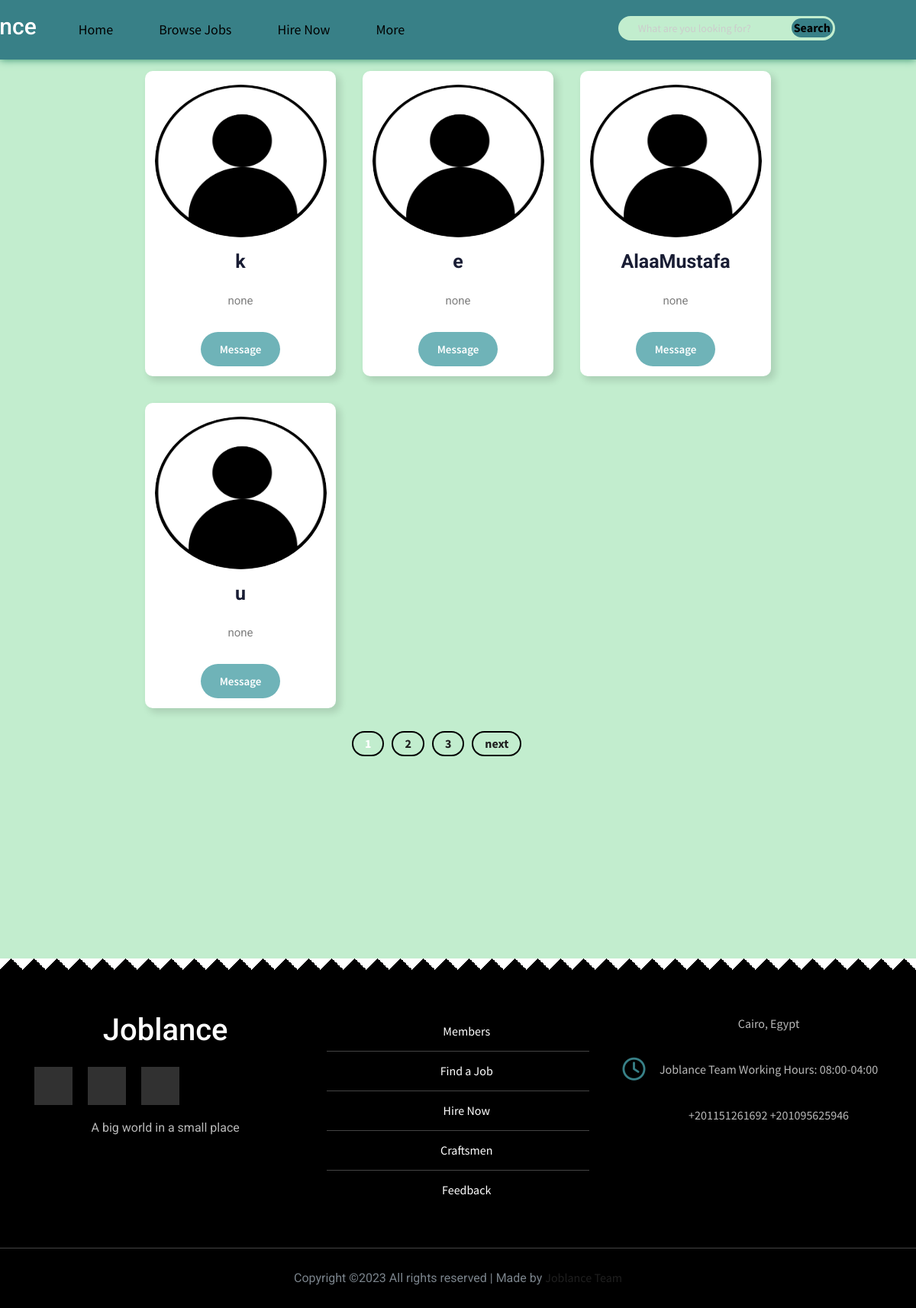
The app's page /profile/others/, older data.
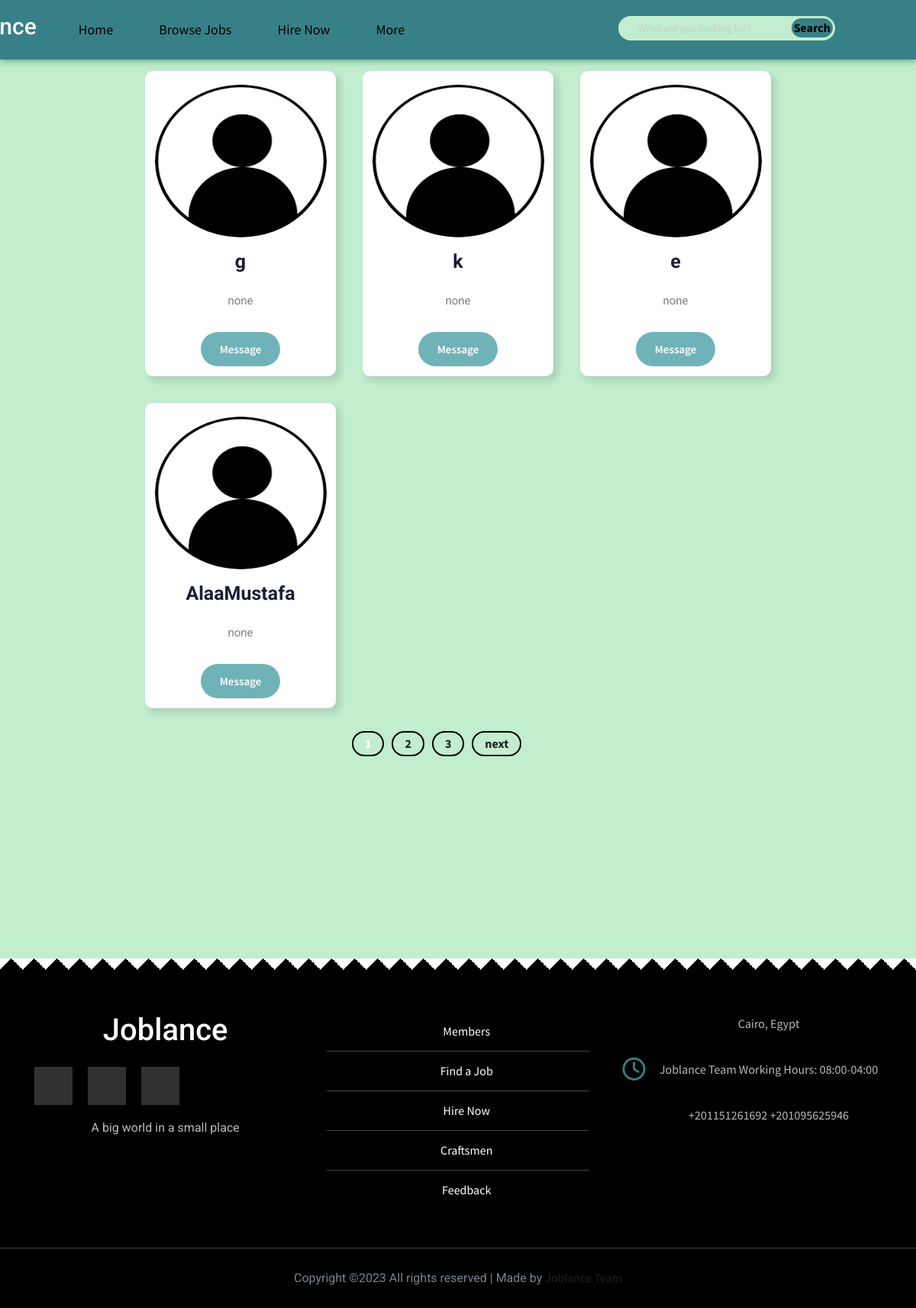
The same page, newer data.
### profiles/models.py (models this page shows, shortened)
class Profile(models.Model):
    image = models.ImageField(default='user.png', upload_to=image_upload)
    user = models.OneToOneField(User, on_delete=models.CASCADE)
    slug = models.SlugField(null=True, blank=True)
    email = models.EmailField(max_length=30, default='none')
    phone_number = models.CharField(max_length=15, default='none')
    city = models.CharField(max_length=30, default='none')
    gender = models.CharField(max_length=15, default='male')
    education = models.CharField(default='none', max_length=200)
    tecskill = models.CharField(default='none', max_length=200)
    softskill = models.CharField(default='none', max_length=200)
    language = models.CharField(default='none', max_length=200)
    experience = models.CharField(default='none', max_length=400)
    bio = models.TextField(default='none')
    dob = models.DateField(blank=True, null=True)
    cv = models.FileField(upload_to=user_directory_path,
                          max_length=40, default='none')
    file = models.FileField(upload_to=user_directory_path,
                            max_length=40, default='none')
    face=models.CharField(null=False,blank=False, max_length=200)
    class Meta:
        ordering = ['-id']
    face_name = models.CharField(null=True, blank=True, max_length=200)

### profiles/views.py (the view)
# urls.py: path('others/', views.others, name='others'),
def others(request):
    query = request.GET.get('q')
    others = None
    if query:
        others = Profile.objects.filter(
            Q(user__username__icontains=query) | Q(email__icontains=query)
        )
    else:
        others = Profile.objects.all()
    paginator = Paginator(others, 4)
    page_number = request.GET.get('page')
    page_obj = paginator.get_page(page_number)
    context = {'users': page_obj, 'query': query}
    return render(request, 'profiles/others.html', context)

### profiles/templates/profiles/others.html (shortened to what this page needs)
{%load static%}
{% block content%}
<!DOCTYPE html>
<html lang="en">
<head>
    <link href="https://stackpath.bootstrapcdn.com/font-awesome/4.7.0/css/font-awesome.min.css" rel="stylesheet">
    <link href="https://cdn.jsdelivr.net/npm/bootstrap@5.2.3/dist/css/bootstrap.min.css" rel="stylesheet">
    <link rel="stylesheet" href="https://cdnjs.cloudflare.com/ajax/libs/typicons/2.0.9/typicons.min.css">
    <link rel="stylesheet" href="{% static  'css/others.css' %}">
    <link rel="stylesheet" href="{% static 'css/mayarstyle.css' %}">
    <link rel="stylesheet" href="{% static 'css/normalize.css' %}">
    <link rel="stylesheet" href="{% static 'css/morsy.css' %}">
    <link rel="stylesheet" href="{% static 'css/search.css' %}">
    <link rel="stylesheet" href="{% static 'css/style.css'%}">
    <link rel="stylesheet" href="{% static 'css/morsy.min.css' %}">
</head>
<body style="background-color: #C2EDCE">
    <Header>
        <div class="container">
            <a href="{% url 'pages:index' %}" class="logo">
                <h2 style="color: #fff;">Joblance</h2>
            </a>
            <ul class="links">
                <li><a href="{% url 'pages:home' %}">Home</a></li>
                <li><a href="{% url 'jobs:job_list' %}">Browse Jobs</a></li>
                <li><a href="{% url 'profiles:others' %}">Hire Now</a></li>
                <li>
                    <a href="#" class="io">More</a>
                </li>
            </ul>
            <form>
                <i class="fa-sharp fa-solid fa-magnifying-glass"></i>
                <input type="Search" name="q" value= "{{ query|default:'' }}" placeholder="What are you looking for?">
                <input type="submit" value="Search">
            </form>
        </div>
    </Header>
    <div class="container0">
        {%for x in users %}
        {% if x.id != request.user.id %}
        <div class="box0">
            <img src="{{ x.image.url }}" usemap="#AllArea" class="rounded-circle"
                href="{% url 'profiles:other' x.id %}">
            <a href="{% url 'profiles:other' x.id %}">
                <h2>{{x.user}}</h2>
            </a>
            <p>{{x.tecskill}}</p>
            <div class="options">
                <a href="https://www.facebook.com/messages/t/{{x.face_name}}">Message</a>
            </div>
        </div>
        {%endif%}
        {%endfor%}
    </div>
    {% if users.has_other_pages %}
    <div class="pagination1">
        {% for page in users.paginator.page_range %}
            {% if page == users.number %}
                <span class="page-number current-page">{{ page }}</span>
            {% elif page > users.number|add:'-3' and page < users.number|add:'3' %}
                <a href="?page={{ page }}">{{ page }}</a>
            {% endif %}
        {% endfor %}
            {% if users.has_next %}
                <a href="?page={{ users.next_page_number }}">next</a>
            {% endif %}
    </div>
    {% endif %}
    <section style="margin-top: 250px;">
   <footer>
    <div class="container">
        <div class="box">
            <h3 style="color: #fff;">Joblance</h3>
            <br>
            <ul class="social">
                <li>
                    <a href="#" class="facebook">
                        <i class="fab fa-facebook-f"></i>
                    </a>
                </li>
                <li>
                    <a href="#" class="twitter">
                        <i class="fab fa-twitter"></i>
                    </a>
                </li>
                <li>
                    <a href="#" class="youtube">
                        <i class="fab fa-youtube"></i>
                    </a>
                </li>
            </ul>
            <br>
            <p class="text">
                A big world in a small place
            </p>
        </div>
        <div class="box">
            <ul class="links">
                <li>
                    <a href="{% url 'features:members' %}">Members</a>
                </li>
                <li>
                    <a href="{% url 'jobs:job_list' %}">Find a Job</a>
                </li>
                <li>
                    <a href="{% url 'profiles:others' %}">Hire Now</a>
                </li>
                <li>
                    <a href="{% url 'features:craftsmen' %}">Craftsmen</a>
                </li>
                <li>
                    <a href="{% url 'pages:feedback' %}">Feedback</a>
                </li>
            </ul>
        </div>
        <div class="box">
            <div class="line">
                <i class="fas fa-map-marker-alt fa-fw"></i>
                <div class="info">
                    Cairo, Egypt
                </div>
            </div>
            <div class="line">
                <i class="far fa-clock fa-fw"></i>
                <div class="info">
                    Joblance Team Working Hours: 08:00-04:00
                </div>
            </div>
            <div class="line">
                <i class="fas fa-phone-volume fa-fw"></i>
                <div class="info">
                    +201151261692
                    +201095625946
                </div>
            </div>
        </div>
    </div>
   <p class="copyright">Copyright &copy;<script>document.write(new Date().getFullYear());</script> All rights reserved | Made by <a href="{% url 'features:members' %}" target="_blank">Joblance Team</a> </p>
</footer>
    </section>
</body>
</html>
{% endblock content %}

### static/css/others.css (style rules this page uses)
:root { --primary-color: #6FB3B8; --secondary-color: #388087; --gray-color: #808080; }
* { box-sizing: border-box; font-family: 'Source Sans Pro', sans-serif; line-height: 1; padding: 0; margin: 0; }
body { background-color: #C2EDCE; }
.container0 { width: 1180px; height: auto; padding: 15px; margin-left: auto; margin-right: auto; display: grid; justify-content: center; grid-template-columns: repeat(auto-fill, minmax(250px, auto)); gap: 35px; }
@media (max-width: 1200px) { .container0 { width: 1000px; } }
.box0 { width: 250px; height: 400px; background-color: white; border-radius: 10px; overflow: hidden; display: flex; flex-direction: column; align-items: center; text-align: center; box-shadow: 5px 5px 10px 1px rgb(0, 0, 0, 12%); gap: 17.5px; }
.box0 img { width: 90%; height: 50%; max-width: 90%; max-height: 50%; min-width: 90%; min-height: 50%; margin: auto; }
.box0 a { color: black; text-decoration: none; }
.box0 h2 { font-size: 25px; font-weight: bold; }
.box0 p { padding: 0 20px; font-size: 15px; line-height: 1.35; color: var(--gray-color); }
.box0 .options { margin-bottom: 250px; }
.box0 .options a { color: white; background-color: var(--primary-color); display: inline-block; padding: 15px 25px; text-decoration: none; font-weight: 600; font-size: 15px; border-radius: 80px; }
.pagination1 { margin-left: 38%; text-align: center; display: flex; }
.pagination1 a, .pagination1 span { padding: 2px 15px; display: inline-block; border-radius: 25px; border: 2px solid black; font-size: 16px; font-weight: bold; text-decoration: teal; margin: 15px 5px; line-height: 25px; }
.pagination1 a:first-child, .pagination1 a:last-child { margin-right: 0; }

### static/css/mayarstyle.css (style rules this page uses)
body { text-align: center; font-family: sans-serif; color:white; margin: 0px; }
img { height: 15em; width: 15em; border-radius: 50%; border: 1px solid black; position: relative; }
h2 { color: black; }
p { color: black; }

### static/css/search.css (style rules this page uses)
.container form { margin: 0px 0px 5px 250px; background-color: #C2EDCE; border-radius: 150px; padding: 3px; width: 70%; display: flex; align-items: center; }
.container form i { padding: 5px; color: var(--gray-color); }
.container form input[type="search"] { flex: 1; min-width: 0; background-color: #C2EDCE; border: none; outline: none; }
.container form input[type="submit"] { background-color: var(--secondary-color); border-radius: 150px; padding: 3px; font-weight: 700; border: none; }

Row changes from the older to the newer data that the page shows:
no longer on this page (row unchanged): Profile: image (placeholder picture), user "u", tecskill "none"
added Profile: image (placeholder picture), user "g", tecskill "none"
